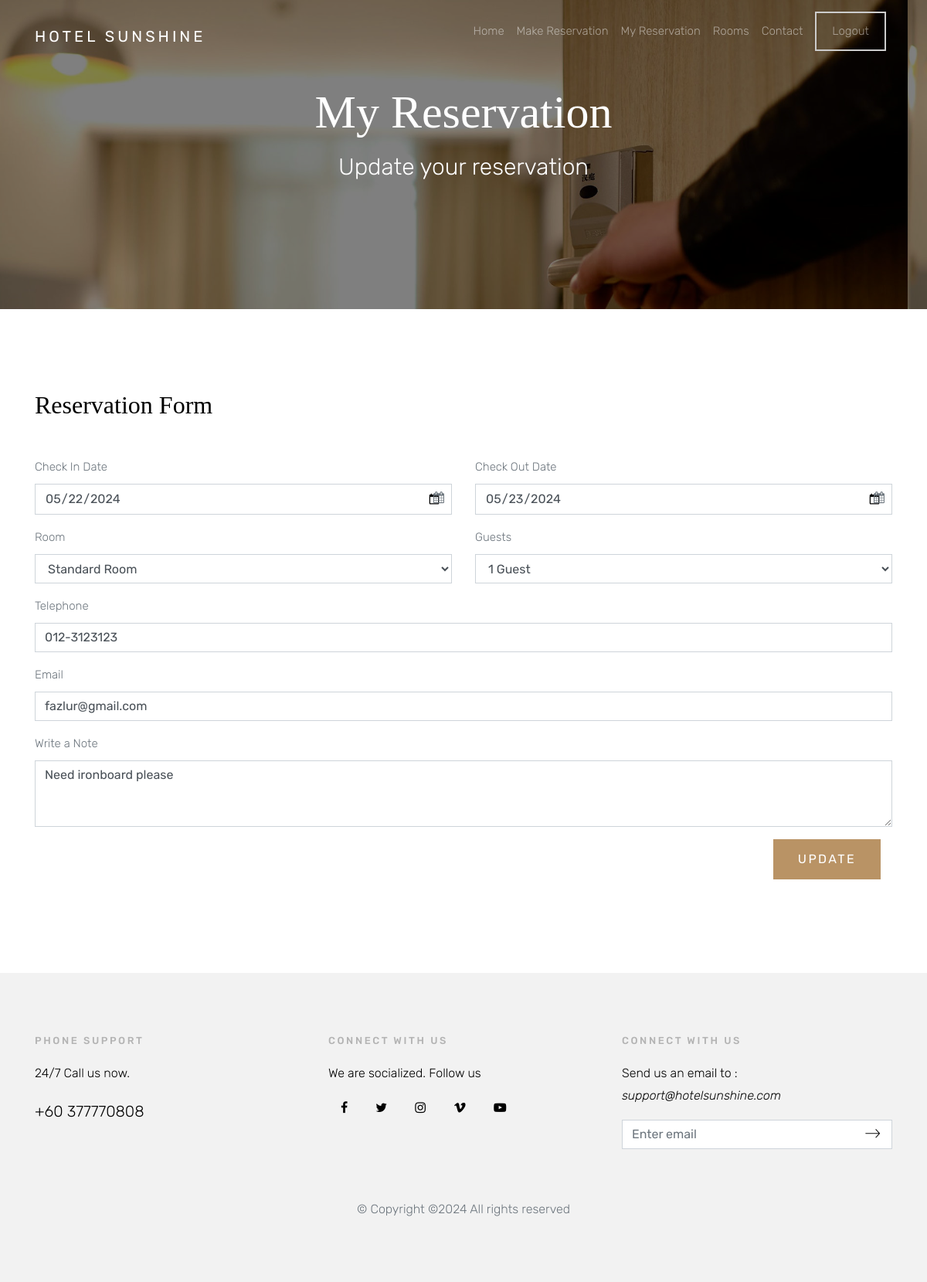
Before: /customermodify.php?id=6 (signed in) with the older database file.
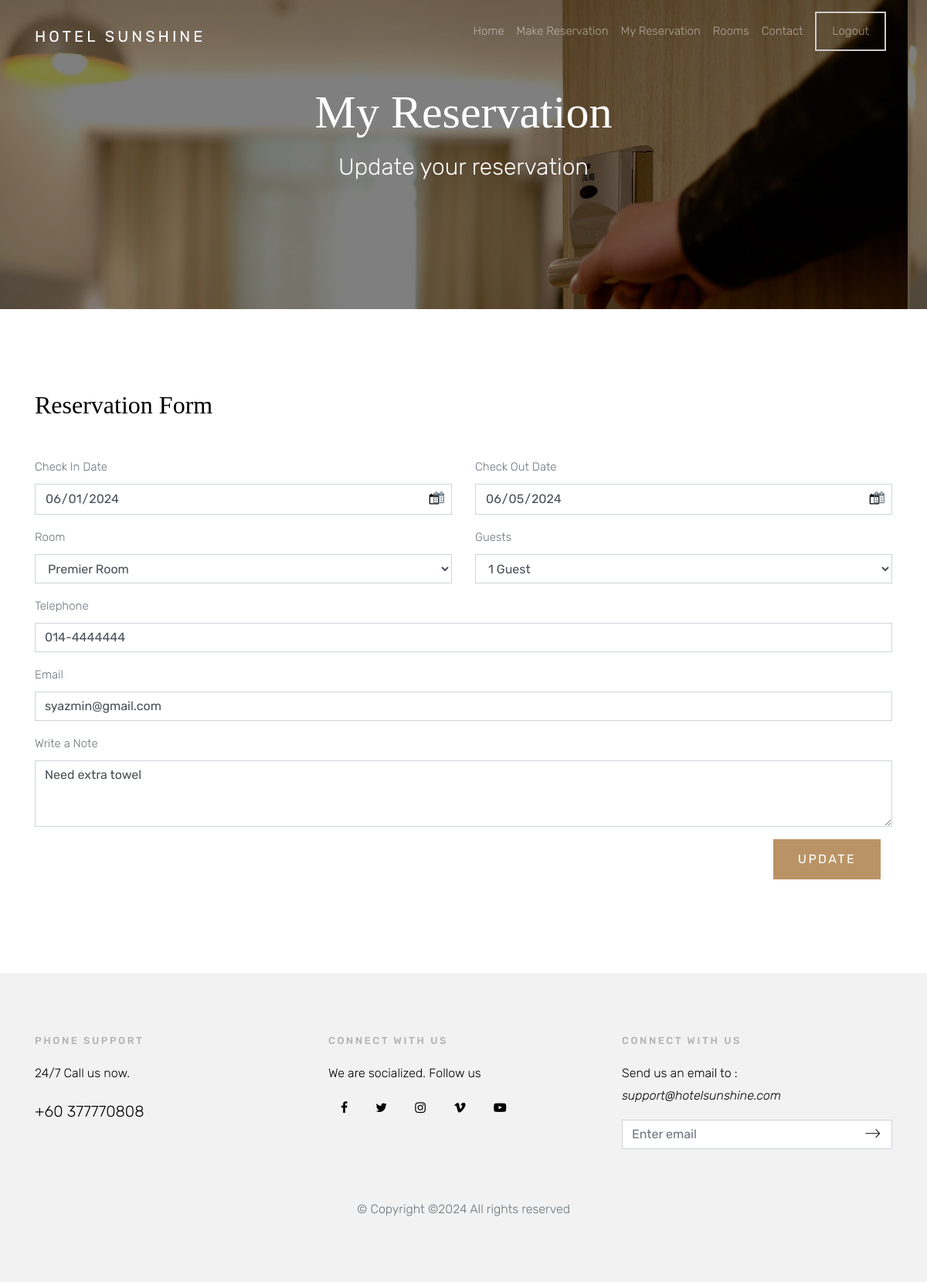
After: the same page with the newer database file.
### tables this page shows
CREATE TABLE `o_book` (
  `x_bookid` int(10) NOT NULL,
  `x_room` varchar(10) NOT NULL,
  `x_user` varchar(30) NOT NULL,
  `x_datein` date NOT NULL,
  `x_dateout` date NOT NULL,
  `x_guestnum` int(2) NOT NULL,
  `x_totalfee` float NOT NULL,
  `x_status` int(5) NOT NULL,
  `x_cancelreason` varchar(500) NOT NULL,
  `payment_status` varchar(1) DEFAULT NULL,
  `x_emailaddr` varchar(50) NOT NULL,
  `x_telnum` varchar(15) NOT NULL,
  `x_comment` varchar(2000) NOT NULL,
  `x_createddate` datetime DEFAULT NULL
);

### customermodify.php (the view, shortened to what the changed rows need)
<?php
include ('dbconnect.php');
if(isset($_GET['id']))
{
    $bid = $_GET['id'];
}
$sqlb = "SELECT * FROM o_book WHERE x_bookid = '$bid'";
$resultb = mysqli_query($con,$sqlb);
$rowb = mysqli_fetch_array($resultb);
?>
<!doctype html>
<html lang="en">
  <head>
    <link rel="stylesheet" href="css/bootstrap.css">
    <link rel="stylesheet" href="css/animate.css">
    <link rel="stylesheet" href="css/owl.carousel.min.css">
    <link rel="stylesheet" href="fonts/ionicons/css/ionicons.min.css">
    <link rel="stylesheet" href="fonts/fontawesome/css/font-awesome.min.css">
    <link rel="stylesheet" href="css/magnific-popup.css">
    <link rel="stylesheet" href="https://cdnjs.cloudflare.com/ajax/libs/bootstrap-datepicker/1.8.0/css/bootstrap-datepicker.min.css">
    <link rel="stylesheet" href="css/style.css">
  </head>
  <body>
   <section class="site-hero site-hero-innerpage overlay" data-stellar-background-ratio="0.5" style="background-image: url(images/big_image_1.jpg);">
      <div class="container">
        <div class="row align-items-center site-hero-inner justify-content-center">
          <div class="col-md-12 text-center">
            <div class="mb-5 element-animate">
              <h1>My Reservation</h1>
            </div>
          </div>
        </div>
      </div>
    </section>
    <section class="site-section">
      <div class="container">
        <div class="row">
          <div class="col-md-12">
            <h2 class="mb-5">Reservation Form</h2>
                <form method="post" action="customermodifyprocess.php" >
                  <div class="row">
                      <div class="col-sm-6 form-group">
                          <div style="position: relative;">
                            <span class="fa fa-calendar icon" style="position: absolute; right: 10px; top: 10px;"></span>
                            <input type='date' class="form-control" id='chkin' name='checkindate' value="<?php echo $rowb['x_datein']; ?>" required />
                          </div>
                      </div>
                      <div class="col-sm-6 form-group">
                          <div style="position: relative;">
                            <span class="fa fa-calendar icon" style="position: absolute; right: 10px; top: 10px;"></span>
                            <input type='date' class="form-control" id='chkout' name='checkoutdate' value="<?php echo $rowb['x_dateout']; ?>" required />
                          </div>
                      </div>
                  </div>
                  <div class="row">
                    <div class="col-md-6 form-group">
                      <label for="sel1">Room</label>
                        <?php
                            $sql = "SELECT * FROM o_room";
                            $result = mysqli_query($con, $sql);
                            echo "<select class='form-control' id='sel1' name='froom'>";
                            while ($row=mysqli_fetch_array($result))
                            {
                                if ($row['x_roomid']==$rowb['x_room'])
                                {
                                    echo "<option selected='selected' value='".$row['x_roomid']."'>".$row['x_roomtype']."</option>";
                                }
                                else
                                {
                                     echo "<option value='".$row['x_roomid']."'>" .$row['x_roomtype']."</option>";
                                }
                            }
                            echo "</select>";
                        ?>
                    </div>
                  </div>
                 <div class="row">
                    <div class="col-md-12 form-group">
                      <label for="tel">Telephone</label>
                      <input type="tel" id="tel" class="form-control" placeholder="Format : [3]-[7 or 8] digit, eg : 012-3456789" pattern="[0-9]{3}-[0-9]{7}|[0-9]{3}-[0-9]{8}" name="tel" value="<?php echo $rowb['x_telnum']; ?>" required>
                    </div>
                 </div>
                  <div class="row">
                    <div class="col-md-12 form-group">
                      <label for="email">Email</label>
                      <input type="email" id="email" class="form-control" placeholder="Enter your email address" name="email"  value="<?php echo $rowb['x_emailaddr']; ?>" required>
                    </div>
                  </div>
                  <div class="row">
                    <div class="col-md-12 form-group">
                      <label for="comment">Write a Note</label>
                      <textarea id="message" class="form-control " cols="30" rows="3" placeholder="Enter if you have any special instructions" name="comment"><?php echo $rowb['x_comment']; ?></textarea>
                    </div>
                  </div>
                  </div>
              </div>
        </div>
    </section>
<?php include 'footer.php'; ?>

Changed rows visible on the page:
changed o_book: checkindate "05/22/2024" → "06/01/2024"; checkoutdate "05/23/2024" → "06/05/2024"; tel "012-3123123" → "014-4444444"; email "fazlur@gmail.com" → "syazmin@gmail.com"; comment "Need ironboard please" → "Need extra towel"
Other visible differences:
form field froom: "Standard Room" → "Premier Room"
